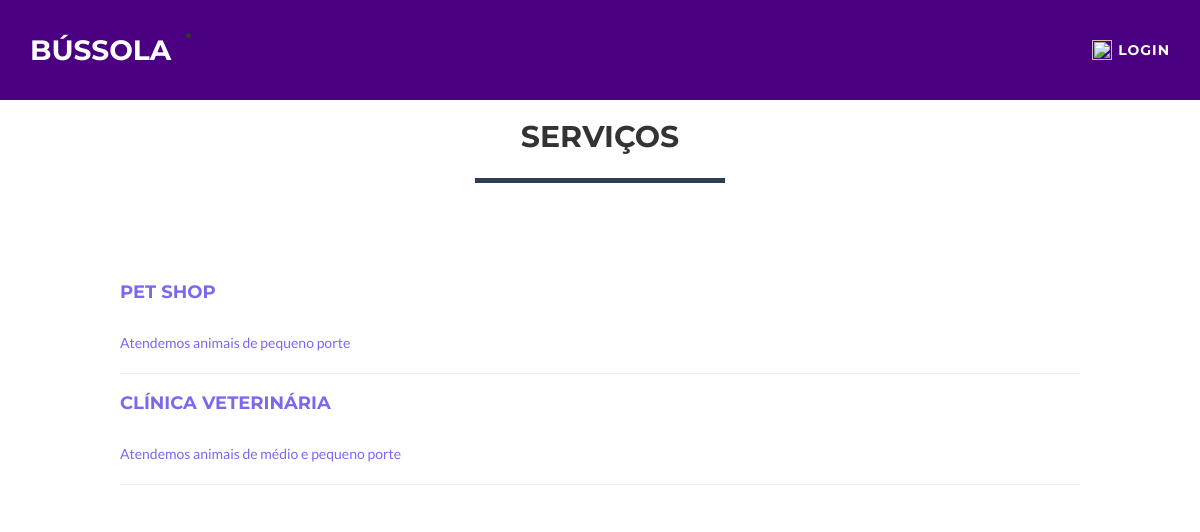
The app's page /categoria/3/ with its own data.
### bussola/models.py (models this page shows, shortened)
class Servico(models.Model):
	nomeServico = models.CharField(max_length=200)
	informacoesServico = models.CharField(max_length=200)
	informacoesPreco = models.CharField(max_length=200)
	categoria = models.ForeignKey(Categoria, null=True, blank=False, verbose_name='Categoria')
	usuario = models.ForeignKey(Usuario, null=True, blank=False, verbose_name='Usuario')

### bussola/views.py (the view)
# urls.py: url(r'^categoria/(?P<pk>[\d]+)/$', views.categoria, name="categoria"),
def categoria(request, pk):
    categoria = Categoria.objects.get(pk=pk)
    servicos = Servico.objects.filter(categoria=categoria)
    return render(request, 'lista_servicos.html', {'servicos': servicos})

### bussola/templates/lista_servicos.html (shortened to what this page needs)
<!DOCTYPE html>
{%load staticfiles%}
<html lang="en">
<head>
    <link href="{% static 'vendor/bootstrap/css/bootstrap.min.css' %}" rel="stylesheet">
    <link rel="stylesheet" href=" {% static 'css/freelancer.min.css' %}">
    <link href="{% static 'vendor/font-awesome/css/font-awesome.min.css' %}" rel="stylesheet" type="text/css">
</head>
<body>
    <nav id="mainNav" class="navbar navbar-default navbar-fixed-top navbar-custom">
        <div class="container">
            <div class="navbar-header page-scroll">
                {% if user.is_authenticated %}
                    <li class="page-scroll">
                        <a class="navbar-brand" href="{% url 'bussola:pagina_usuario' %}">Bússola</a>
                    </li>
                {% else %}
                    <li class="page-scroll">
                        <a class="navbar-brand" href="{% url 'bussola:index' %}">Bússola</a>
                    </li>
                {% endif %}
            </div>
            <div class="collapse navbar-collapse" id="bs-example-navbar-collapse-1">
                <ul class="nav navbar-nav navbar-right">
                    {% if user.is_authenticated %}
              <li class="page-scroll">
                            <a href="#"><img src="{% static 'img/login.png' %}" class="img-responsive" style="width:20px;height:20px;float:left;margin-right:6px;">{{ request.user }}</a>
                        </li>
                    {% else %}
                        <li class="page-scroll">
                            <a href="{% url 'bussola:login' %}"><img src="{% static 'img/login.png' %}" class="img-responsive" style="width:20px;height:20px;float:left;margin-right:6px;">Login</a>
                        </li>
                    {% endif %}
                </ul>
            </div>
        </div>
    </nav>
    <br>
    <br>
    <div class= "container-fluid">
        <div class="row">
            <div class="col-lg-12 text-center" style="padding-bottom: 5%; padding-top: 5%;">
                <h2>Serviços</h2>
                <hr class="star-primary">
            </div>
        </div>
    </div>
    <div class= "container-fluid" style="margin-left: 10%; margin-right: 10%;">
        <div class="row">
            <form>
              <tbody>
                  {% for servico in servicos %}
                  <a href="{% url 'bussola:servico' pk=servico.pk %}"><tr>
                      <h4><td id="nomeServico">{{servico.nomeServico}}</td></h4>
                      <br>
                      <td id="informacoesServico">{{servico.informacoesServico}}</td>
                  </tr></a>
                  <hr>
                  {% endfor %}
              </tbody>
        </form>
        </div>
    </div>
</body>
</html>

### records on screen
Servico: nomeServico "PET SHOP", informacoesServico "Atendemos animais de pequeno porte"
Servico: nomeServico "CLÍNICA VETERINÁRIA", informacoesServico "Atendemos animais de médio e pequeno porte"
